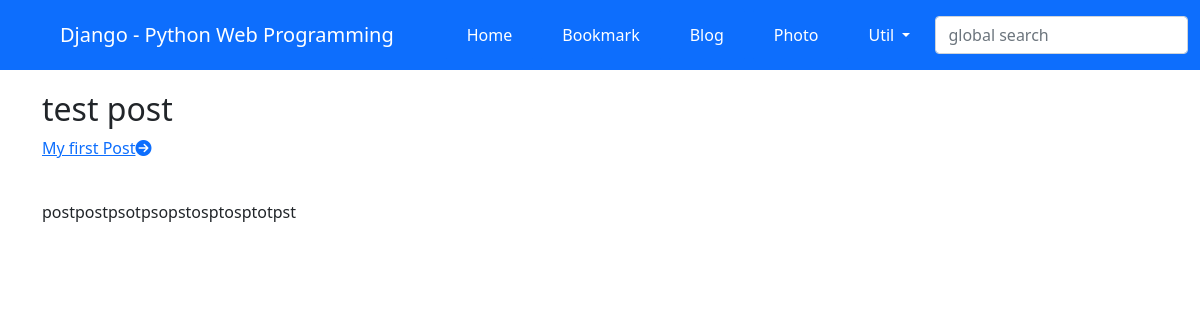
The page /blog/post/test-post/ on the database its author committed.
### blog/models.py (models this page shows)
class Post(models.Model):
    title = models.CharField(verbose_name="TITLE", max_length=50)
    slug = models.SlugField('SLUG', unique=True, allow_unicode=True, help_text='one word for title alias')
    description = models.CharField('DESCRIPTION', max_length=100, blank=True, help_text='simple description text.')
    content = models.TextField('CONTENT')
    create_dt = models.DateTimeField('CREATE DATE', auto_now_add=True)
    modify_dt = models.DateTimeField('MODIFY DATE', auto_now=True)
    class Meta:
        verbose_name = 'post'
        verbose_name_plural = 'posts'
        db_table = 'blog_posts'
        ordering = ('-modify_dt',)
    def __str__(self):
        return self.title
    def get_absolute_url(self):
        return reverse('blog:post_detail', args=(self.slug,))
    def get_previous(self):
        return self.get_previous_by_modify_dt()
    def get_next(self):
        return self.get_next_by_modify_dt()

### blog/views.py (the view)
class PostDV(DetailView):
    model = Post

### blog/templates/blog/post_detail.html (shortened to what this page needs)
{% extends 'base.html' %}
{% block content %}
    <h2>{{ object.title }}</h2>
    <p>
        {%if object.get_previous%}
        <a
            href="{{object.get_previous.get_absolute_url}}"
            title="View next post"
            >{{object.get_previous}}<i class="fas fa-arrow-circle-right"></i>
        </a>
        {%endif%}
    </p>
    <br />
    <div>{{object.content|linebreaks}}</div>
{% endblock %}

### rows shown on the page
Post: title "test post", get_previous "My first Post", content "postpostpsotpsopstosptosptotpst"
